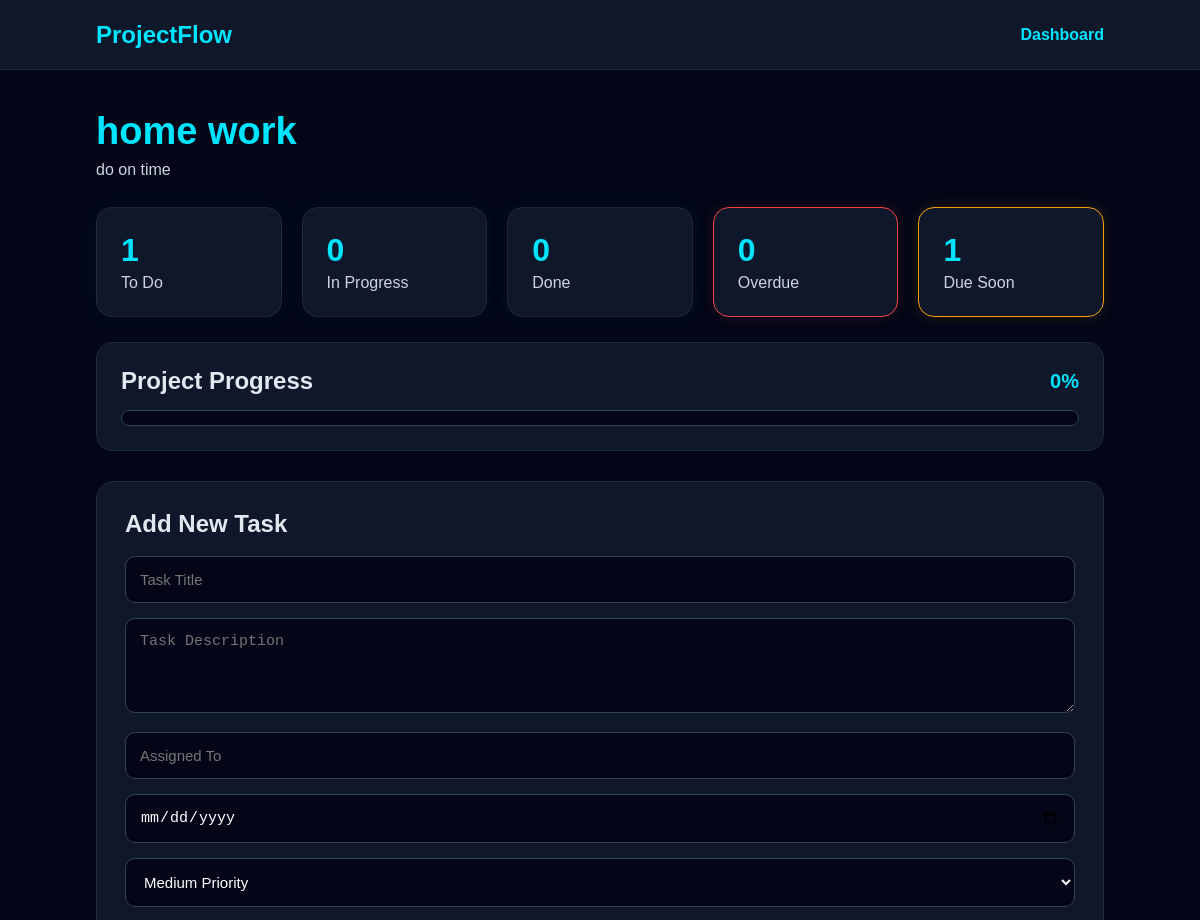
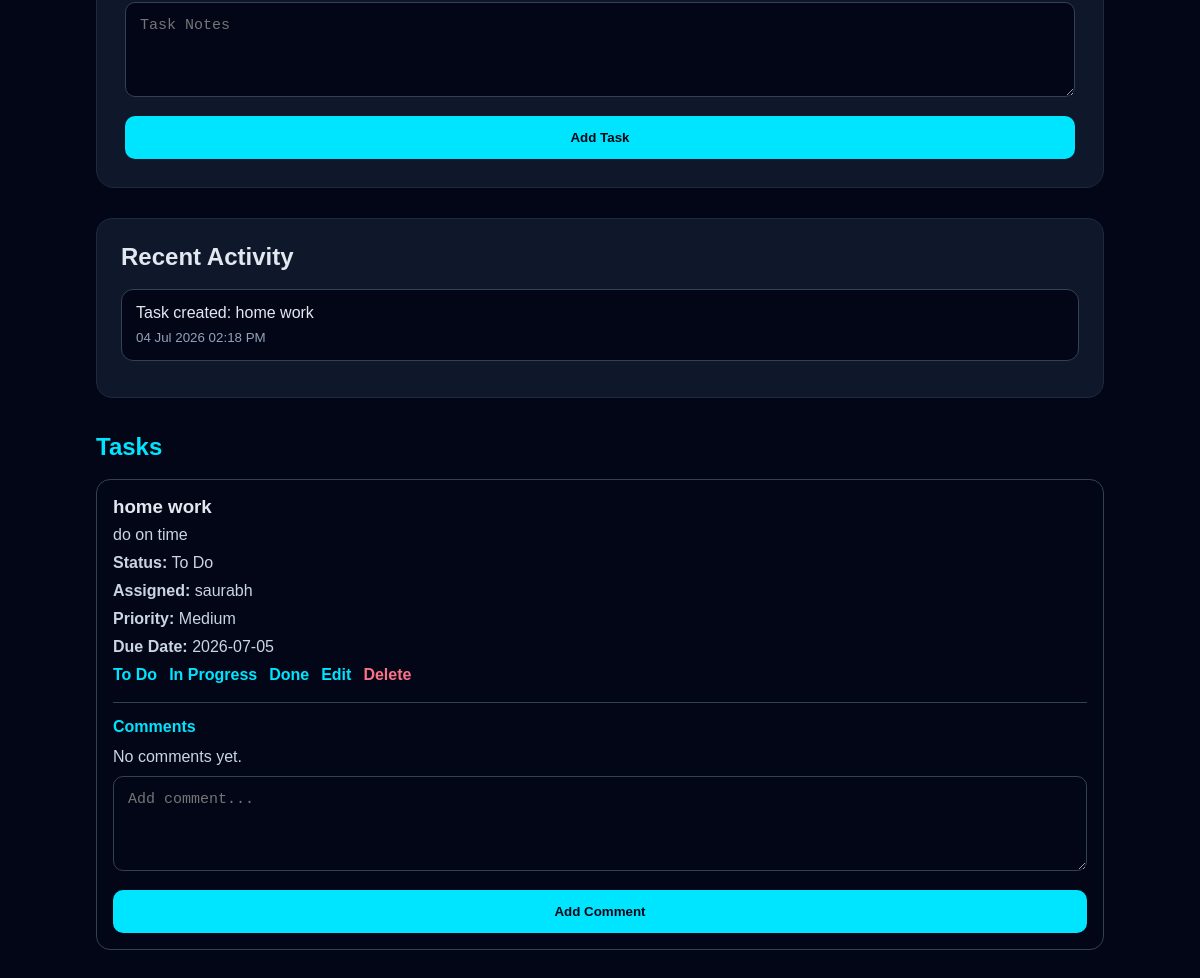
Page /project/2 (signed in) on the committed database (2 pictures, top to bottom).
### app.py (models this page shows)
class Project(db.Model):
    id = db.Column(db.Integer, primary_key=True)
    title = db.Column(db.String(150), nullable=False)
    description = db.Column(db.Text)
    created_at = db.Column(db.DateTime, default=india_time)
    owner_id = db.Column(db.Integer, db.ForeignKey("user.id"), nullable=False)

class ActivityLog(db.Model):
    id = db.Column(db.Integer, primary_key=True)
    action = db.Column(db.String(255), nullable=False)
    created_at = db.Column(db.DateTime, default=india_time)
    project_id = db.Column(db.Integer, db.ForeignKey("project.id"), nullable=False)
    user_id = db.Column(db.Integer, db.ForeignKey("user.id"), nullable=False)

class Task(db.Model):
    id = db.Column(db.Integer, primary_key=True)
    title = db.Column(db.String(150), nullable=False)
    description = db.Column(db.Text)
    status = db.Column(db.String(50), default="To Do")
    assigned_to = db.Column(db.String(100))
    due_date = db.Column(db.String(50))
    comment = db.Column(db.Text)
    priority = db.Column(db.String(50), default="Medium")
    project_id = db.Column(db.Integer, db.ForeignKey("project.id"), nullable=False)

### app.py (the view, shortened to what this page needs)
@app.route("/project/<int:project_id>", methods=["GET", "POST"])
@login_required
def project_detail(project_id):
    project = Project.query.get_or_404(project_id)
    if project.owner_id != current_user.id:
        return redirect(url_for("dashboard"))
    task_search = request.args.get("task_search", "").strip()
    status_filter = request.args.get("status", "").strip()
    priority_filter = request.args.get("priority", "").strip()
    sort_filter = request.args.get("sort", "").strip()
    tasks_query = Task.query.filter_by(project_id=project.id)
    if status_filter:
        tasks_query = tasks_query.filter_by(status=status_filter)
    if priority_filter:
        tasks_query = tasks_query.filter_by(priority=priority_filter)
    tasks = tasks_query.all()
    if sort_filter == "deadline":
        tasks = sorted(tasks, key=lambda task: get_due_date(task) or date.max)
    all_tasks = Task.query.filter_by(project_id=project.id).all()
    todo_count = Task.query.filter_by(project_id=project.id, status="To Do").count()
    progress_count = Task.query.filter_by(project_id=project.id, status="In Progress").count()
    done_count = Task.query.filter_by(project_id=project.id, status="Done").count()
    overdue_count = len([task for task in all_tasks if is_overdue(task)])
    due_soon_count = len([task for task in all_tasks if is_due_soon(task)])
    total_count = len(all_tasks)
    project_progress = int((done_count / total_count) * 100) if total_count > 0 else 0
    task_comments = {}
    for task in all_tasks:
        task_comments[task.id] = TaskComment.query.filter_by(
            task_id=task.id
        ).order_by(TaskComment.created_at.desc()).all()
    activities = ActivityLog.query.filter_by(
        project_id=project.id
    ).order_by(ActivityLog.created_at.desc()).limit(10).all()
    return render_template(
        "project.html",
        project=project,
        tasks=tasks,
        todo_count=todo_count,
        progress_count=progress_count,
        done_count=done_count,
        overdue_count=overdue_count,
        due_soon_count=due_soon_count,
        project_progress=project_progress,
        is_overdue=is_overdue,
        is_due_soon=is_due_soon,
        task_search=task_search,
        status_filter=status_filter,
        priority_filter=priority_filter,
        sort_filter=sort_filter,
        task_comments=task_comments,
        activities=activities
    )

### app.py (called while the page is built)
@login_manager.user_loader
def load_user(user_id):
    return User.query.get(int(user_id))

def get_due_date(task):
    if task.due_date:
        try:
            return datetime.strptime(task.due_date, "%Y-%m-%d").date()
        except:
            return None
    return None

def is_overdue(task):
    task_date = get_due_date(task)
    return task_date is not None and task.status != "Done" and task_date < date.today()

def is_due_soon(task):
    task_date = get_due_date(task)
    if task_date is None or task.status == "Done":
        return False
    today = date.today()
    soon_limit = today + timedelta(days=3)
    return today <= task_date <= soon_limit

### templates/project.html (shortened to what this page needs)
<!DOCTYPE html>
<html>
<head>
    <link rel="stylesheet" href="{{ url_for('static', filename='style.css') }}">
</head>
<body>
    <nav class="navbar">
        <h2>ProjectFlow</h2>
        <a href="/dashboard">Dashboard</a>
    </nav>
    <div class="container">
        <h1>{{ project.title }}</h1>
        <p class="subtitle">{{ project.description }}</p>
        <div class="stats-grid">
            <div class="stat-card">
                <h3>{{ todo_count }}</h3>
                <p>To Do</p>
            </div>
            <div class="stat-card">
                <h3>{{ progress_count }}</h3>
                <p>In Progress</p>
            </div>
            <div class="stat-card">
                <h3>{{ done_count }}</h3>
                <p>Done</p>
            </div>
            <div class="stat-card danger-card">
                <h3>{{ overdue_count }}</h3>
                <p>Overdue</p>
            </div>
            <div class="stat-card warning-card">
                <h3>{{ due_soon_count }}</h3>
                <p>Due Soon</p>
            </div>
        </div>
        <div class="progress-box">
            <div class="progress-header">
                <h2>Project Progress</h2>
                <span>{{ project_progress }}%</span>
            </div>
            <div class="progress-bar">
            </div>
        </div>
        <div class="create-box">
            <h2>Add New Task</h2>
            <form method="POST">
                <input type="text" name="title" placeholder="Task Title" required>
                <textarea name="description" placeholder="Task Description"></textarea>
                <input type="text" name="assigned_to" placeholder="Assigned To">
                <input type="date" name="due_date">
                <select name="priority">
                    <option value="Medium" selected>Medium Priority</option>
                </select>
                <textarea name="comment" placeholder="Task Notes"></textarea>
                <button type="submit">Add Task</button>
            </form>
        </div>
        <div class="activity-box">
            <h2>Recent Activity</h2>
            {% for activity in activities %}
            <div class="activity-item">
                <p>{{ activity.action }}</p>
                <small>{{ activity.created_at.strftime('%d %b %Y %I:%M %p') }}</small>
            </div>
            {% else %}
            <p>No activity yet.</p>
            {% endfor %}
        </div>
        <h2 class="section-title">Tasks</h2>
        {% for task in tasks %}
        <div class="task-card">
            <h3>{{ task.title }}</h3>
            <p>{{ task.description }}</p>
            <p><strong>Status:</strong> {{ task.status }}</p>
            <p><strong>Assigned:</strong> {{ task.assigned_to }}</p>
            <p><strong>Priority:</strong> {{ task.priority }}</p>
            <p><strong>Due Date:</strong> {{ task.due_date }}</p>
            <div class="card-actions">
                <a href="/update_task/{{ task.id }}/To Do">To Do</a>
                <a href="/update_task/{{ task.id }}/In Progress">In Progress</a>
                <a href="/update_task/{{ task.id }}/Done">Done</a>
                <a href="/edit_task/{{ task.id }}">Edit</a>
                <a class="delete" href="/delete_task/{{ task.id }}">Delete</a>
            </div>
            <div class="comment-box">
                <h4>Comments</h4>
                {% for comment in task_comments[task.id] %}
                <div class="comment-item">
                    <p>{{ comment.comment_text }}</p>
                    <small>{{ comment.created_at.strftime('%d %b %Y %I:%M %p') }}</small>
                </div>
                {% else %}
                <p>No comments yet.</p>
                {% endfor %}
                <form action="/add_comment/{{ task.id }}" method="POST">
                    <textarea name="comment_text" placeholder="Add comment..." required></textarea>
                    <button type="submit">Add Comment</button>
                </form>
            </div>
        </div>
        {% else %}
        <p>No tasks yet.</p>
        {% endfor %}
    </div>
</body>
</html>

### static/style.css (style rules this page uses)
* { margin: 0; padding: 0; box-sizing: border-box; }
body { font-family: Arial, sans-serif; background: #020617; color: #ffffff; }
input, textarea, select { width: 100%; padding: 14px; margin-bottom: 15px; border: 1px solid #334155; border-radius: 10px; background: #020617; color: #ffffff; outline: none; font-size: 15px; }
textarea { min-height: 95px; resize: vertical; }
button { width: 100%; padding: 14px; border: none; border-radius: 10px; background: #00e5ff; color: #020617; font-weight: bold; cursor: pointer; transition: 0.3s; }
a { color: #00e5ff; text-decoration: none; font-weight: 600; }
.navbar { height: 70px; background: #0f172a; border-bottom: 1px solid #1e293b; padding: 0 8%; display: flex; align-items: center; justify-content: space-between; }
.navbar h2 { color: #00e5ff; }
.container { padding: 40px 8%; }
.container h1 { color: #00e5ff; font-size: 38px; margin-bottom: 8px; }
.subtitle { color: #cbd5e1; margin-bottom: 28px; }
.stats-grid { display: grid; grid-template-columns: repeat(auto-fit, minmax(180px, 1fr)); gap: 20px; margin: 25px 0; }
.stat-card { background: #0f172a; padding: 24px; border-radius: 16px; border: 1px solid #1e293b; box-shadow: 0 0 20px rgba(0, 229, 255, 0.06); }
.stat-card h3 { font-size: 32px; color: #00e5ff; margin-bottom: 5px; }
.stat-card p { color: #cbd5e1; }
.progress-box { background: #0f172a; padding: 24px; border-radius: 16px; border: 1px solid #1e293b; margin: 25px 0; }
.progress-header { display: flex; justify-content: space-between; align-items: center; margin-bottom: 15px; }
.progress-header h2 { color: #e2e8f0; }
.progress-header span { color: #00e5ff; font-weight: bold; font-size: 20px; }
.progress-bar { width: 100%; height: 14px; background: #020617; border-radius: 20px; overflow: hidden; border: 1px solid #334155; }
.create-box { background: #0f172a; padding: 28px; border-radius: 18px; border: 1px solid #1e293b; margin: 30px 0; }
.create-box h2 { color: #e2e8f0; margin-bottom: 18px; }
.section-title { color: #00e5ff; margin: 35px 0 18px; }
.card-actions, .task-actions { display: flex; gap: 12px; flex-wrap: wrap; }
.delete { color: #fb7185; }
.task-card { background: #020617; padding: 16px; border-radius: 14px; border: 1px solid #334155; margin-bottom: 15px; transition: 0.3s; }
.task-card h3 { color: #e2e8f0; margin-bottom: 8px; }
.task-card p { color: #cbd5e1; margin-bottom: 10px; }
.progress-bar { width: 100%; height: 16px; background: #020617; border-radius: 20px; overflow: hidden; border: 1px solid #334155; }
.danger-card { border-color: #ef4444; box-shadow: 0 0 15px rgba(239, 68, 68, 0.15); }
.warning-card { border-color: #f59e0b; box-shadow: 0 0 15px rgba(245, 158, 11, 0.15); }
.activity-box { background: #0f172a; padding: 24px; border-radius: 16px; border: 1px solid #1e293b; margin: 25px 0; }
.activity-box h2 { color: #e2e8f0; margin-bottom: 18px; }
.activity-item { background: #020617; border: 1px solid #334155; border-radius: 12px; padding: 14px; margin-bottom: 12px; }
.activity-item p { color: #e2e8f0; margin-bottom: 6px; }
.activity-item small { color: #94a3b8; }
.comment-box { margin-top: 18px; padding-top: 15px; border-top: 1px solid #334155; }
.comment-box h4 { color: #00e5ff; margin-bottom: 12px; }

### rows in the picture
Project: title "home work", description "do on time"
ActivityLog: action "Task created: home work", created_at "04 Jul 2026 02:18 PM"
Task: title "home work", description "do on time", status "To Do", assigned_to "saurabh", priority "Medium", due_date "2026-07-05"

### other values in the picture
{{ todo_count }} "1"
{{ progress_count }} "0"
{{ done_count }} "0"
{{ overdue_count }} "0"
{{ due_soon_count }} "1"
{{ project_progress }} "0"
